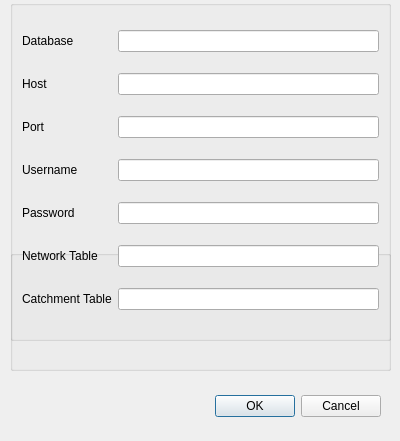
<?xml version="1.0" encoding="UTF-8"?>
<ui version="4.0">
 <class>isochronesDialogBase</class>
 <widget class="QDialog" name="isochronesDialogBase">
  <property name="geometry">
   <rect>
    <x>0</x>
    <y>0</y>
    <width>400</width>
    <height>441</height>
   </rect>
  </property>
  <property name="windowTitle">
   <string>Isochrones</string>
  </property>
  <widget class="QDialogButtonBox" name="button_box">
   <property name="geometry">
    <rect>
     <x>40</x>
     <y>390</y>
     <width>341</width>
     <height>32</height>
    </rect>
   </property>
   <property name="orientation">
    <enum>Qt::Horizontal</enum>
   </property>
   <property name="standardButtons">
    <set>QDialogButtonBox::Cancel|QDialogButtonBox::Ok</set>
   </property>
  </widget>
  <widget class="QGroupBox" name="output_group">
   <property name="geometry">
    <rect>
     <x>10</x>
     <y>250</y>
     <width>381</width>
     <height>121</height>
    </rect>
   </property>
   <property name="sizePolicy">
    <sizepolicy hsizetype="Minimum" vsizetype="Preferred">
     <horstretch>0</horstretch>
     <verstretch>0</verstretch>
    </sizepolicy>
   </property>
   <property name="title">
    <string/>
   </property>
   <property name="alignment">
    <set>Qt::AlignCenter</set>
   </property>
   <property name="flat">
    <bool>false</bool>
   </property>
   <layout class="QGridLayout" name="gridLayout_3"/>
  </widget>
  <widget class="QGroupBox" name="output_group_2">
   <property name="geometry">
    <rect>
     <x>10</x>
     <y>0</y>
     <width>381</width>
     <height>341</height>
    </rect>
   </property>
   <property name="sizePolicy">
    <sizepolicy hsizetype="Minimum" vsizetype="Preferred">
     <horstretch>0</horstretch>
     <verstretch>0</verstretch>
    </sizepolicy>
   </property>
   <property name="title">
    <string/>
   </property>
   <property name="alignment">
    <set>Qt::AlignCenter</set>
   </property>
   <property name="flat">
    <bool>false</bool>
   </property>
   <layout class="QGridLayout" name="gridLayout_4">
    <item row="2" column="0">
     <widget class="QLabel" name="input_network_file_label_4">
      <property name="text">
       <string>Host</string>
      </property>
      <property name="buddy">
       <cstring>network_table</cstring>
      </property>
     </widget>
    </item>
    <item row="6" column="1">
     <widget class="QLineEdit" name="network_table">
      <property name="sizePolicy">
       <sizepolicy hsizetype="MinimumExpanding" vsizetype="Fixed">
        <horstretch>0</horstretch>
        <verstretch>0</verstretch>
       </sizepolicy>
      </property>
      <property name="text">
       <string/>
      </property>
     </widget>
    </item>
    <item row="3" column="1">
     <widget class="QLineEdit" name="port">
      <property name="sizePolicy">
       <sizepolicy hsizetype="MinimumExpanding" vsizetype="Fixed">
        <horstretch>0</horstretch>
        <verstretch>0</verstretch>
       </sizepolicy>
      </property>
      <property name="autoFillBackground">
       <bool>false</bool>
      </property>
      <property name="inputMethodHints">
       <set>Qt::ImhNone</set>
      </property>
      <property name="text">
       <string/>
      </property>
     </widget>
    </item>
    <item row="7" column="0">
     <widget class="QLabel" name="input_catchment_file_label">
      <property name="text">
       <string>Catchment Table</string>
      </property>
      <property name="buddy">
       <cstring>network_table</cstring>
      </property>
     </widget>
    </item>
    <item row="6" column="0">
     <widget class="QLabel" name="input_network_file_label">
      <property name="text">
       <string>Network Table</string>
      </property>
      <property name="buddy">
       <cstring>network_table</cstring>
      </property>
     </widget>
    </item>
    <item row="7" column="1">
     <widget class="QLineEdit" name="catchment_table">
      <property name="sizePolicy">
       <sizepolicy hsizetype="MinimumExpanding" vsizetype="Fixed">
        <horstretch>0</horstretch>
        <verstretch>0</verstretch>
       </sizepolicy>
      </property>
      <property name="text">
       <string/>
      </property>
     </widget>
    </item>
    <item row="4" column="1">
     <widget class="QLineEdit" name="user_name">
      <property name="sizePolicy">
       <sizepolicy hsizetype="MinimumExpanding" vsizetype="Fixed">
        <horstretch>0</horstretch>
        <verstretch>0</verstretch>
       </sizepolicy>
      </property>
      <property name="text">
       <string/>
      </property>
     </widget>
    </item>
    <item row="0" column="1">
     <widget class="QLineEdit" name="database">
      <property name="sizePolicy">
       <sizepolicy hsizetype="MinimumExpanding" vsizetype="Fixed">
        <horstretch>0</horstretch>
        <verstretch>0</verstretch>
       </sizepolicy>
      </property>
      <property name="autoFillBackground">
       <bool>false</bool>
      </property>
      <property name="inputMethodHints">
       <set>Qt::ImhNone</set>
      </property>
      <property name="text">
       <string/>
      </property>
     </widget>
    </item>
    <item row="5" column="1">
     <widget class="QLineEdit" name="password">
      <property name="sizePolicy">
       <sizepolicy hsizetype="MinimumExpanding" vsizetype="Fixed">
        <horstretch>0</horstretch>
        <verstretch>0</verstretch>
       </sizepolicy>
      </property>
      <property name="inputMethodHints">
       <set>Qt::ImhHiddenText|Qt::ImhNoAutoUppercase|Qt::ImhNoPredictiveText</set>
      </property>
      <property name="text">
       <string/>
      </property>
      <property name="echoMode">
       <enum>QLineEdit::Password</enum>
      </property>
     </widget>
    </item>
    <item row="4" column="0">
     <widget class="QLabel" name="input_catchment_file_label_2">
      <property name="text">
       <string>Username</string>
      </property>
      <property name="buddy">
       <cstring>network_table</cstring>
      </property>
     </widget>
    </item>
    <item row="2" column="1">
     <widget class="QLineEdit" name="host">
      <property name="sizePolicy">
       <sizepolicy hsizetype="MinimumExpanding" vsizetype="Fixed">
        <horstretch>0</horstretch>
        <verstretch>0</verstretch>
       </sizepolicy>
      </property>
      <property name="autoFillBackground">
       <bool>false</bool>
      </property>
      <property name="inputMethodHints">
       <set>Qt::ImhNone</set>
      </property>
      <property name="text">
       <string/>
      </property>
     </widget>
    </item>
    <item row="5" column="0">
     <widget class="QLabel" name="input_catchment_file_label_4">
      <property name="text">
       <string>Password</string>
      </property>
      <property name="buddy">
       <cstring>network_table</cstring>
      </property>
     </widget>
    </item>
    <item row="3" column="0">
     <widget class="QLabel" name="input_network_file_label_5">
      <property name="text">
       <string>Port</string>
      </property>
      <property name="buddy">
       <cstring>network_table</cstring>
      </property>
     </widget>
    </item>
    <item row="0" column="0">
     <widget class="QLabel" name="input_network_file_label_2">
      <property name="text">
       <string>Database </string>
      </property>
      <property name="buddy">
       <cstring>network_table</cstring>
      </property>
     </widget>
    </item>
   </layout>
  </widget>
 </widget>
 <resources/>
 <connections>
  <connection>
   <sender>button_box</sender>
   <signal>accepted()</signal>
   <receiver>isochronesDialogBase</receiver>
   <slot>accept()</slot>
   <hints>
    <hint type="sourcelabel">
     <x>20</x>
     <y>20</y>
    </hint>
    <hint type="destinationlabel">
     <x>20</x>
     <y>20</y>
    </hint>
   </hints>
  </connection>
  <connection>
   <sender>button_box</sender>
   <signal>rejected()</signal>
   <receiver>isochronesDialogBase</receiver>
   <slot>reject()</slot>
   <hints>
    <hint type="sourcelabel">
     <x>20</x>
     <y>20</y>
    </hint>
    <hint type="destinationlabel">
     <x>20</x>
     <y>20</y>
    </hint>
   </hints>
  </connection>
 </connections>
</ui>
